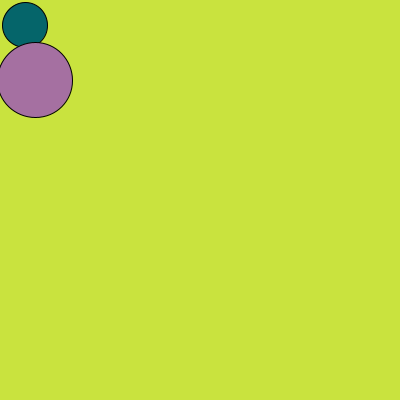
Frame 1 (no input)
Frame 60 (the mouse pressed at the canvas centre just before this capture): identical to frame 1, image omitted
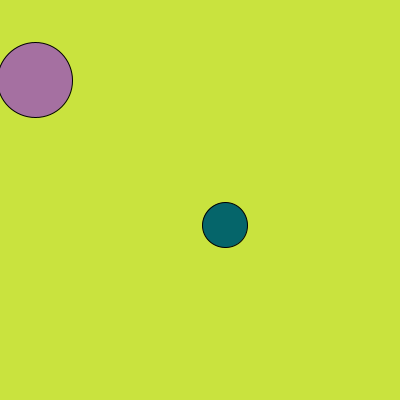
Frame 120 (the mouse held since frame 60 and released just before this capture)

The Processing sketch that drew these frames (run headless with seeded random() and noise(); from frame 60 on, the mouse is pressed at the canvas centre):

// Processing sketch: OrientationDT2
// ── OrientationDT2.pde
int x = 35;
int y = 80;

void setup(){
  // instructions that happen once
  size(400,400);
}

void draw(){
  background(#C9E33E);
  //repeat forever
  fill(#05656A);
  ellipse(mouseX+25, mouseY+25, 45, 45);
  fill(#A570A1);
  ellipse(x,y,75,75);
}
